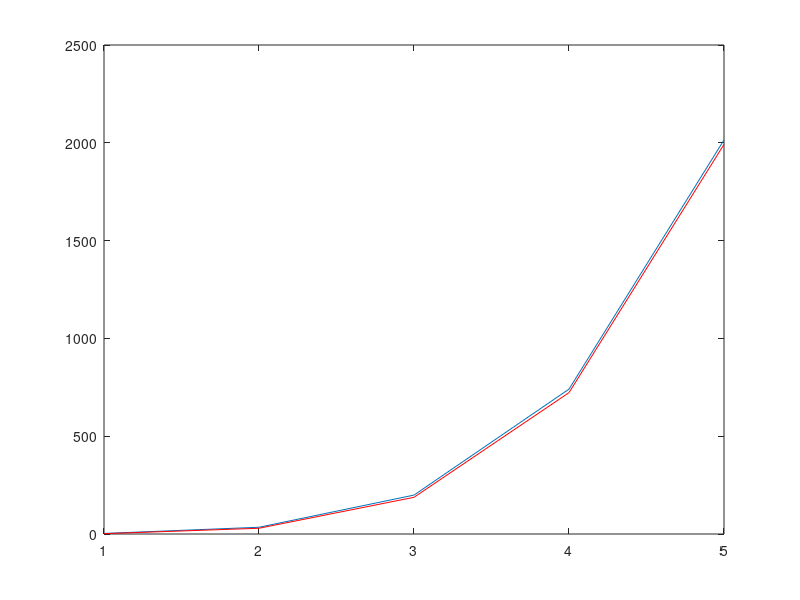

MATLAB code to generate this figure:
% // TI File $Revision: /main/3 $
% // Checkin $Date: November 1, 2010   13:05:07 $
% // =====================================================================================
% //  This software is licensed for use with Texas Instruments C28x
% //  family DSCs.  This license was provided to you prior to installing
% //  the software.  You may review this license by consulting a copy of
% //  the agreement in the doc directory of this library.
% // -------------------------------------------------------------------------------------
% //          Copyright (C) 2010-2011 Texas Instruments, Incorporated.
% //                          All Rights Reserved.
% //======================================================================================
% //
% // 	FILE:    FixedPointIIR16.m
% //
% // 	TITLE:   DSP2833x Device Fixed Point 16 Bit IIR Test Program   
% //
% //
% // 	ASSUMPTIONS:
% //
% //   	This matlab code is reference code for debugging FixedPoint DSP library
% //    function IIR32_calc and example project 2833x_FixedPoint_IIR16. 
% //
% //
% //   
% //    Watch Variables:
% //
% //      x_raw_sig         Input signal (float)
% //      x_Q15             Input signal (Q15)
% //      B,A               IIR filter coefficients array b,a
% //      filter_out_Q15    Filtered result using standard MATLAB filter function
% //                        filer. It is used as reference to compare with
% //                        the fixed point result. (Q15)
% //      x_output_final    Output data by fixed point algorithm (Q15). 
% //
% //######################################################################################
% //
% // 
% //######################################################################################

clear all
close all

disp('==============================================================');
disp('input signal is stored as Q16 format');
disp('==============================================================');
disp('this is Matlab version of IIR16 code');
disp('The result is stored in array x_output_final in Q15 format');
disp('The signal is stored in array x_raw_sig');
disp('The fixed point input signal is stored in x_Q15 in Q15 format');
disp('==============================================================');

MAX_TAPS=5;

RadStep = 0.1963495408494;

N=input('Please enter signal length N =');
halfSize=N-1;

Rad=[0:RadStep:(halfSize)*RadStep];

Rx=sin(Rad)+cos(Rad*2.3567);
Ix=0*(cos(Rad*8.345) + sin(Rad*5.789));

x=Rx+j*Ix;
x_raw_sig=x/2;

x_Q15=2^15*x/2;

B=[      0.000176614401432267
       0.00123630081002587
       0.00370890243007761
       0.00618150405012935
       0.00618150405012935
       0.00370890243007761
       0.00123630081002587
      0.000176614401432267];

A=[                         1
         -3.84708594662977
          6.78600477287384
         -6.96288772960265
          4.44516236478943
         -1.75415688503484
          0.39441771610976
       -0.0388476491224433];
   
 A=A';B=B';
 
 filter_out_Q15=filter(B,A,x_Q15);

% good
 isos=[         307         307           0        8192       -3794           0
         668        1335         668        8192       -7894        2159
         541        1082         541        8192       -8904        3483
       13364       26729       13364        8192      -10923        6131];

%  isos=[         2456         2456           0        8192       -7587           0
%          1329        2658         1329        8192       -15789        4319
%          1032        2064         1032        8192       -17808        6967
%        7039       14079       7039        8192      -21846        12261];

% isos=[15468       30936       15468       16384       10598        4039];

isf=4398;
nbiq=4;
qfmat=13;
 
d=zeros(nbiq,3);
taps=3;

for k=1:length(x_Q15)
    
    accum=floor(x_Q15(k)*isf);
    
    for j=1:nbiq

        b_temp=isos(j,1:3);
        a_temp=isos(j,4:6);
        
        for ii=2:taps
            accum=accum-floor(a_temp(ii)*d(j,ii));
        end
        
%         d(j,1)=accum*2^3/2^16;
        d(j,1)=floor(accum/2^qfmat);
        
        accum1=0;
        
        for ii=1:taps
            accum1=accum1+floor(b_temp(ii)*d(j,ii));
        end
        
        for ii=(taps-2+1):-1:1
            d(j,ii+1)=d(j,ii);
        end
        
        accum=floor(accum1);
    
    end
    
    x_no_scale_biq_fixed(k)=(accum1)/2^qfmat;      % direct I form high order implementation output
    
end
   
figure(1)
plot(filter_out_Q15)
peak1=max(filter_out_Q15);
hold on
peak2=max(x_no_scale_biq_fixed);
plot(x_no_scale_biq_fixed,'r')

x_output_final=floor(x_no_scale_biq_fixed/2);













